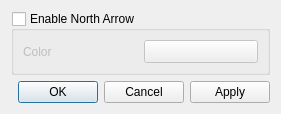
<?xml version="1.0" encoding="UTF-8"?>
<ui version="4.0">
 <class>NorthArrowDialog</class>
 <widget class="QDialog" name="NorthArrowDialog">
  <property name="geometry">
   <rect>
    <x>0</x>
    <y>0</y>
    <width>281</width>
    <height>101</height>
   </rect>
  </property>
  <property name="windowTitle">
   <string>North Arrow</string>
  </property>
  <layout class="QVBoxLayout" name="verticalLayout">
   <item>
    <widget class="QGroupBox" name="groupBox">
     <property name="title">
      <string>Enable North Arrow</string>
     </property>
     <property name="checkable">
      <bool>true</bool>
     </property>
     <property name="checked">
      <bool>false</bool>
     </property>
     <layout class="QGridLayout" name="gridLayout">
      <item row="0" column="0">
       <widget class="QLabel" name="label">
        <property name="text">
         <string>Color</string>
        </property>
       </widget>
      </item>
      <item row="0" column="1">
       <widget class="QgsColorButton" name="colorButton">
        <property name="sizePolicy">
         <sizepolicy hsizetype="Preferred" vsizetype="Fixed">
          <horstretch>0</horstretch>
          <verstretch>0</verstretch>
         </sizepolicy>
        </property>
        <property name="text">
         <string/>
        </property>
       </widget>
      </item>
     </layout>
    </widget>
   </item>
   <item>
    <widget class="QDialogButtonBox" name="buttonBox">
     <property name="orientation">
      <enum>Qt::Horizontal</enum>
     </property>
     <property name="standardButtons">
      <set>QDialogButtonBox::Apply|QDialogButtonBox::Cancel|QDialogButtonBox::Ok</set>
     </property>
    </widget>
   </item>
  </layout>
 </widget>
 <customwidgets>
  <customwidget>
   <class>QgsColorButton</class>
   <extends>QToolButton</extends>
   <header>qgis.gui</header>
  </customwidget>
 </customwidgets>
 <resources/>
 <connections>
  <connection>
   <sender>buttonBox</sender>
   <signal>accepted()</signal>
   <receiver>NorthArrowDialog</receiver>
   <slot>accept()</slot>
   <hints>
    <hint type="sourcelabel">
     <x>248</x>
     <y>254</y>
    </hint>
    <hint type="destinationlabel">
     <x>157</x>
     <y>274</y>
    </hint>
   </hints>
  </connection>
  <connection>
   <sender>buttonBox</sender>
   <signal>rejected()</signal>
   <receiver>NorthArrowDialog</receiver>
   <slot>reject()</slot>
   <hints>
    <hint type="sourcelabel">
     <x>316</x>
     <y>260</y>
    </hint>
    <hint type="destinationlabel">
     <x>286</x>
     <y>274</y>
    </hint>
   </hints>
  </connection>
 </connections>
</ui>
